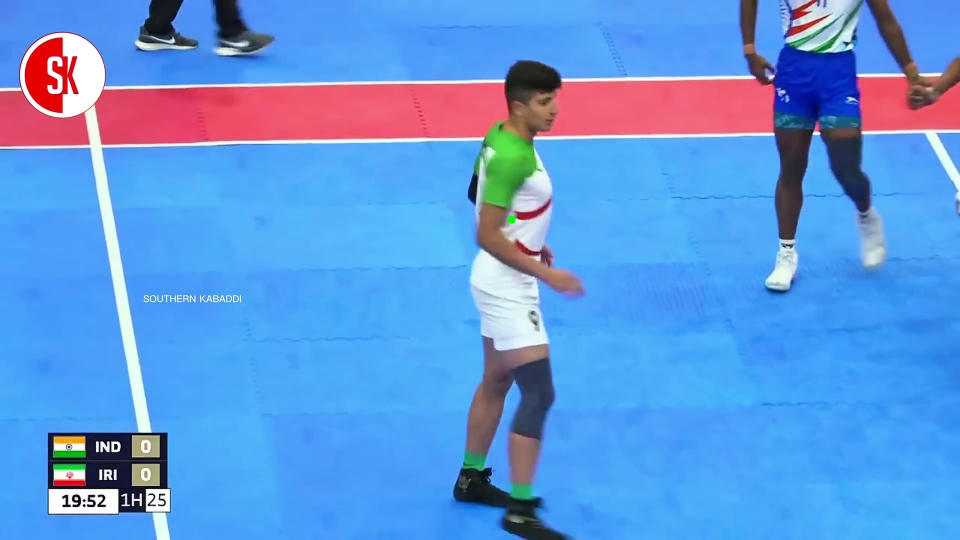
#> input picture chest.jpg, 1920 x 1080 px (shown at 1/2 size)
$ python view_pose_results.py --dir .
#> lines starting #> are read from the running program, lines starting #| are printed output that depends on the picture; after the words box and inside, x2 and y2 are one past the last pixel; in counts of white or black regions, pixels touching at a corner belong together
from __future__ import annotations

import argparse
import re
from pathlib import Path

import cv2


IMAGE_EXTENSIONS = {".jpg", ".jpeg", ".png", ".bmp", ".webp"}


def _frame_sort_key(path: Path) -> tuple[int, int | str]:
    match = re.search(r"(\d+)(?!.*\d)", path.stem)
    if match is not None:
        return (0, int(match.group(1)))
    return (1, path.name.lower())


def _latest_run_folder(base_dir: Path) -> Path | None:
    if not base_dir.exists():
        return None

    folders = [path for path in base_dir.iterdir() if path.is_dir()]
    if not folders:
        return None

    folders.sort(key=lambda path: path.stat().st_mtime, reverse=True)
    return folders[0]


def _resolve_directory(directory: Path | None) -> Path:
    if directory is not None:
        return directory

    preferred = Path("runs/pose/runs/pose_infer")
    latest = _latest_run_folder(preferred)
    if latest is not None:
        return latest

    fallback = Path("runs/pose_infer")
    latest = _latest_run_folder(fallback)
    if latest is not None:
        return latest

    raise FileNotFoundError(
        "No pose result directory found. Pass --dir with the folder containing the annotated images.")


def parse_args() -> argparse.Namespace:
    parser = argparse.ArgumentParser(
        description="Step through YOLOv8-Pose result images one by one.")
    parser.add_argument("--dir", type=Path, default=None,
                        help="Folder containing annotated pose result images.")
    parser.add_argument("--start", type=int, default=0,
                        help="Zero-based index of the first image to show.")
    parser.add_argument("--fps", type=float, default=0.0,
                        help="Playback speed. Use >0 for continuous playback; 0 keeps manual stepping mode.")
    parser.add_argument("--no-loop", action="store_true",
                        help="Stop at last frame instead of looping to first frame.")
    return parser.parse_args()


def main() -> None:
    args = parse_args()
    directory = _resolve_directory(args.dir)

    image_paths = [
        path for path in directory.iterdir()
        if path.is_file() and path.suffix.lower() in IMAGE_EXTENSIONS
    ]
    image_paths.sort(key=_frame_sort_key)

    if not image_paths:
        raise FileNotFoundError(f"No image files found in {directory}")

    index = max(0, min(args.start, len(image_paths) - 1))
    window_name = "Pose Results Viewer"
    autoplay = args.fps > 0
    paused = not autoplay
    frame_delay_ms = max(1, int(round(1000.0 / args.fps))) if autoplay else 0

    print(f"Viewing {len(image_paths)} images from: {directory}")
    if autoplay:
        print(
            "Controls: space = pause/resume, right arrow = next, left arrow = previous, q or esc = quit")
    else:
        print(
            "Controls: right arrow / space = next, left arrow = previous, q or esc = quit")

    while True:
        image_path = image_paths[index]
        image = cv2.imread(str(image_path))
#> image is the input picture: shape (1080, 1920, 3); mean B, G, R 219.3, 151.6, 95.4
        if image is None:
            print(f"Skipping unreadable file: {image_path}")
            index = (index + 1) % len(image_paths)
            continue

        display = image.copy()
        label = f"{index + 1}/{len(image_paths)}  {image_path.name}"
        cv2.putText(display, label, (20, 35), cv2.FONT_HERSHEY_SIMPLEX, 1.0,
                    (0, 255, 255), 2, cv2.LINE_AA)
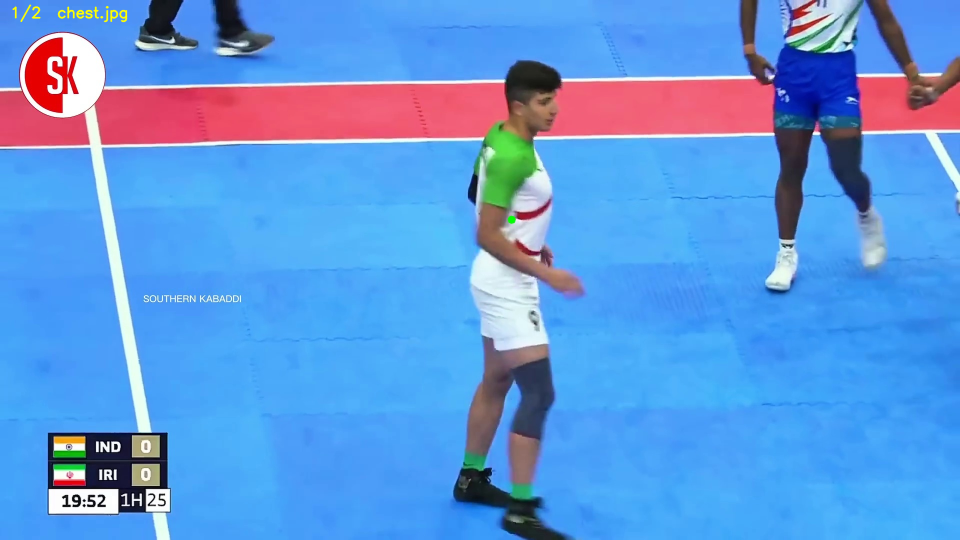
#> display: shape (1080, 1920, 3) (shown at 1/2 size); 0.11% of pixels changed, all inside (x1, y1, x2, y2) = (24, 8, 255, 45)
        if autoplay:
            status = "PAUSED" if paused else f"PLAY {args.fps:.2f} fps"
            cv2.putText(display, status, (20, 75), cv2.FONT_HERSHEY_SIMPLEX,
                        0.8, (255, 255, 255), 2, cv2.LINE_AA)
        cv2.imshow(window_name, display)

        if autoplay and not paused:
            key = cv2.waitKey(frame_delay_ms) & 0xFF
        else:
            key = cv2.waitKey(0) & 0xFF
#> (key q is pressed here)

        if key in (ord("q"), 27):
            break

        if key == 255:
            if autoplay and not paused:
                if index == len(image_paths) - 1:
                    if args.no_loop:
                        break
                    index = 0
                else:
                    index += 1
            continue

        if key in (81, 2424832):
            index = (index - 1) % len(image_paths)
            continue
        if key in (83, 2555904, 32):
            if autoplay and key == 32:
                paused = not paused
                continue
            index = (index + 1) % len(image_paths)
            continue

    cv2.destroyAllWindows()


if __name__ == "__main__":
    main()
